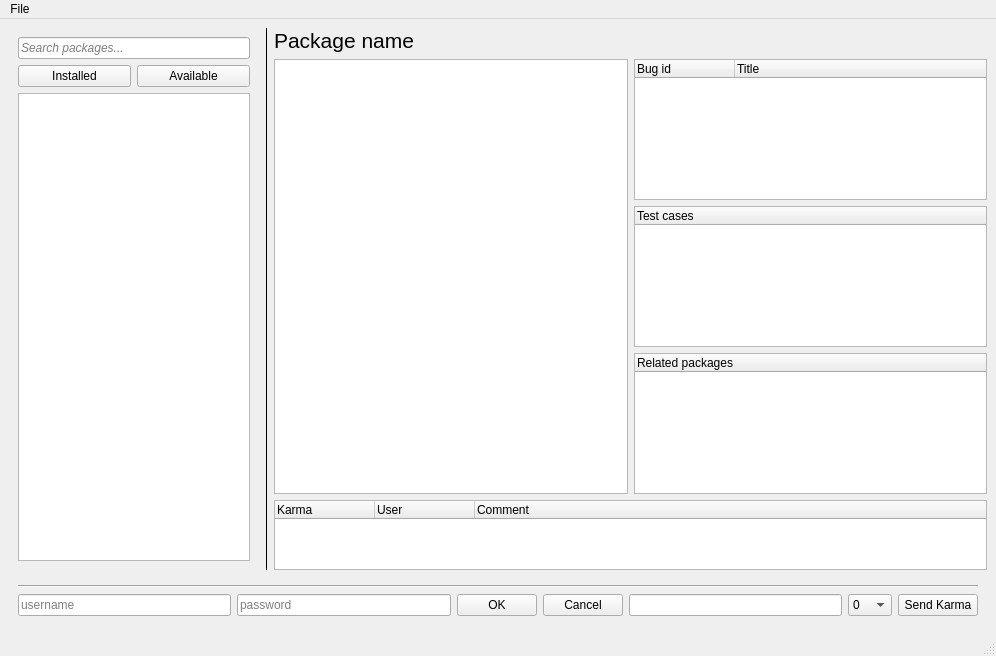
<?xml version="1.0" encoding="UTF-8"?>
<ui version="4.0">
 <class>MainWindow</class>
 <widget class="QMainWindow" name="MainWindow">
  <property name="geometry">
   <rect>
    <x>0</x>
    <y>0</y>
    <width>996</width>
    <height>656</height>
   </rect>
  </property>
  <property name="windowTitle">
   <string>Fedora Gooey Karma</string>
  </property>
  <widget class="QWidget" name="centralwidget">
   <layout class="QVBoxLayout" name="verticalLayout_5">
    <item>
     <layout class="QHBoxLayout" name="horizontalLayout_4">
      <item>
       <widget class="QWidget" name="pkgLists" native="true">
        <property name="maximumSize">
         <size>
          <width>250</width>
          <height>16777215</height>
         </size>
        </property>
        <layout class="QVBoxLayout" name="verticalLayout">
         <item>
          <widget class="QLineEdit" name="searchEdit">
           <property name="font">
            <font>
             <italic>true</italic>
            </font>
           </property>
           <property name="inputMask">
            <string/>
           </property>
           <property name="text">
            <string/>
           </property>
           <property name="placeholderText">
            <string>Search packages...</string>
           </property>
          </widget>
         </item>
         <item>
          <layout class="QHBoxLayout" name="horizontalLayout">
           <item>
            <widget class="QPushButton" name="installedBtn">
             <property name="text">
              <string>Installed</string>
             </property>
             <property name="checkable">
              <bool>true</bool>
             </property>
             <property name="checked">
              <bool>false</bool>
             </property>
             <property name="autoDefault">
              <bool>false</bool>
             </property>
             <property name="default">
              <bool>false</bool>
             </property>
             <property name="flat">
              <bool>false</bool>
             </property>
            </widget>
           </item>
           <item>
            <widget class="QPushButton" name="availableBtn">
             <property name="text">
              <string>Available</string>
             </property>
             <property name="checkable">
              <bool>true</bool>
             </property>
             <property name="checked">
              <bool>false</bool>
             </property>
             <property name="autoDefault">
              <bool>false</bool>
             </property>
             <property name="default">
              <bool>false</bool>
             </property>
             <property name="flat">
              <bool>false</bool>
             </property>
            </widget>
           </item>
          </layout>
         </item>
         <item>
          <widget class="QListWidget" name="pkgList">
           <property name="frameShadow">
            <enum>QFrame::Sunken</enum>
           </property>
           <property name="tabKeyNavigation">
            <bool>false</bool>
           </property>
           <property name="sortingEnabled">
            <bool>true</bool>
           </property>
          </widget>
         </item>
        </layout>
       </widget>
      </item>
      <item>
       <widget class="Line" name="line">
        <property name="frameShadow">
         <enum>QFrame::Plain</enum>
        </property>
        <property name="orientation">
         <enum>Qt::Vertical</enum>
        </property>
       </widget>
      </item>
      <item>
       <layout class="QVBoxLayout" name="verticalLayout_4">
        <item>
         <widget class="QLabel" name="pkgNameLabel">
          <property name="font">
           <font>
            <pointsize>16</pointsize>
           </font>
          </property>
          <property name="cursor">
           <cursorShape>ArrowCursor</cursorShape>
          </property>
          <property name="mouseTracking">
           <bool>false</bool>
          </property>
          <property name="focusPolicy">
           <enum>Qt::NoFocus</enum>
          </property>
          <property name="acceptDrops">
           <bool>false</bool>
          </property>
          <property name="text">
           <string>Package name</string>
          </property>
         </widget>
        </item>
        <item>
         <layout class="QHBoxLayout" name="horizontalLayout_2">
          <item>
           <widget class="QTextBrowser" name="textBrowser">
            <property name="font">
             <font>
              <family>Monospace</family>
             </font>
            </property>
            <property name="html">
             <string>&lt;!DOCTYPE HTML PUBLIC &quot;-//W3C//DTD HTML 4.0//EN&quot; &quot;http://www.w3.org/TR/REC-html40/strict.dtd&quot;&gt;
&lt;html&gt;&lt;head&gt;&lt;meta name=&quot;qrichtext&quot; content=&quot;1&quot; /&gt;&lt;style type=&quot;text/css&quot;&gt;
p, li { white-space: pre-wrap; }
&lt;/style&gt;&lt;/head&gt;&lt;body style=&quot; font-family:'Monospace'; font-size:10pt; font-weight:400; font-style:normal;&quot;&gt;
&lt;p style=&quot;-qt-paragraph-type:empty; margin-top:0px; margin-bottom:0px; margin-left:0px; margin-right:0px; -qt-block-indent:0; text-indent:0px;&quot;&gt;&lt;br /&gt;&lt;/p&gt;&lt;/body&gt;&lt;/html&gt;</string>
            </property>
           </widget>
          </item>
          <item>
           <layout class="QVBoxLayout" name="verticalLayout_2">
            <item>
             <widget class="QTreeWidget" name="treeWidget_bugs">
              <property name="verticalScrollBarPolicy">
               <enum>Qt::ScrollBarAsNeeded</enum>
              </property>
              <property name="horizontalScrollBarPolicy">
               <enum>Qt::ScrollBarAsNeeded</enum>
              </property>
              <property name="rootIsDecorated">
               <bool>false</bool>
              </property>
              <property name="wordWrap">
               <bool>false</bool>
              </property>
              <property name="columnCount">
               <number>2</number>
              </property>
              <column>
               <property name="text">
                <string>Bug id</string>
               </property>
              </column>
              <column>
               <property name="text">
                <string>Title</string>
               </property>
              </column>
             </widget>
            </item>
            <item>
             <widget class="QTreeWidget" name="treeWidget_test_cases">
              <property name="rootIsDecorated">
               <bool>false</bool>
              </property>
              <column>
               <property name="text">
                <string>Test cases</string>
               </property>
              </column>
             </widget>
            </item>
            <item>
             <widget class="QTreeWidget" name="treeWidget_related_packages">
              <column>
               <property name="text">
                <string>Related packages</string>
               </property>
              </column>
             </widget>
            </item>
           </layout>
          </item>
         </layout>
        </item>
        <item>
         <widget class="QTreeWidget" name="treeWidget_feedback">
          <property name="minimumSize">
           <size>
            <width>0</width>
            <height>0</height>
           </size>
          </property>
          <property name="rootIsDecorated">
           <bool>false</bool>
          </property>
          <attribute name="headerCascadingSectionResizes">
           <bool>false</bool>
          </attribute>
          <attribute name="headerMinimumSectionSize">
           <number>30</number>
          </attribute>
          <column>
           <property name="text">
            <string>Karma</string>
           </property>
          </column>
          <column>
           <property name="text">
            <string>User</string>
           </property>
          </column>
          <column>
           <property name="text">
            <string>Comment</string>
           </property>
          </column>
         </widget>
        </item>
       </layout>
      </item>
     </layout>
    </item>
    <item>
     <widget class="QWidget" name="karmaWidget" native="true">
      <layout class="QVBoxLayout" name="verticalLayout_7">
       <item>
        <widget class="Line" name="line_2">
         <property name="orientation">
          <enum>Qt::Horizontal</enum>
         </property>
        </widget>
       </item>
       <item>
        <layout class="QVBoxLayout" name="verticalLayout_6">
         <item>
          <layout class="QHBoxLayout" name="horizontalLayout_3">
           <item>
            <widget class="QLineEdit" name="usernameEdit">
             <property name="placeholderText">
              <string>username</string>
             </property>
            </widget>
           </item>
           <item>
            <widget class="QLineEdit" name="passwordEdit">
             <property name="echoMode">
              <enum>QLineEdit::Password</enum>
             </property>
             <property name="placeholderText">
              <string>password</string>
             </property>
            </widget>
           </item>
           <item>
            <widget class="QPushButton" name="okBtn">
             <property name="text">
              <string>OK</string>
             </property>
            </widget>
           </item>
           <item>
            <widget class="QPushButton" name="cancelBtn">
             <property name="text">
              <string>Cancel</string>
             </property>
            </widget>
           </item>
           <item>
            <widget class="QLineEdit" name="commentEdit"/>
           </item>
           <item>
            <widget class="QComboBox" name="karmaBox">
             <property name="currentIndex">
              <number>1</number>
             </property>
             <item>
              <property name="text">
               <string>-1</string>
              </property>
             </item>
             <item>
              <property name="text">
               <string>0</string>
              </property>
             </item>
             <item>
              <property name="text">
               <string>+1</string>
              </property>
             </item>
            </widget>
           </item>
           <item>
            <widget class="QPushButton" name="sendBtn">
             <property name="text">
              <string>Send Karma</string>
             </property>
            </widget>
           </item>
          </layout>
         </item>
        </layout>
       </item>
      </layout>
     </widget>
    </item>
   </layout>
   <zorder></zorder>
   <zorder>karmaWidget</zorder>
  </widget>
  <widget class="QMenuBar" name="menubar">
   <property name="geometry">
    <rect>
     <x>0</x>
     <y>0</y>
     <width>996</width>
     <height>21</height>
    </rect>
   </property>
   <widget class="QMenu" name="menuFile">
    <property name="title">
     <string>File</string>
    </property>
    <addaction name="actionQuit"/>
   </widget>
   <addaction name="menuFile"/>
  </widget>
  <widget class="QStatusBar" name="statusBar"/>
  <action name="actionQuit">
   <property name="text">
    <string>Quit</string>
   </property>
  </action>
 </widget>
 <resources/>
 <connections/>
</ui>
